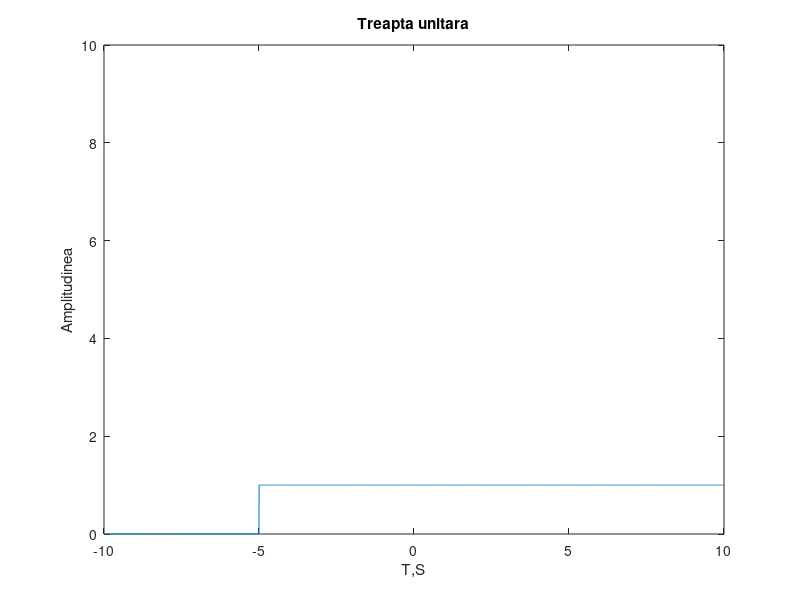

MATLAB code for this plot:
n=-10:0.002:10;
u=[zeros(1,2501),ones(1,7500)];
plot(n,u);
xlabel('T,S');
ylabel('Amplitudinea');
title('Treapta unitara');
axis([-10 10 0 10]);